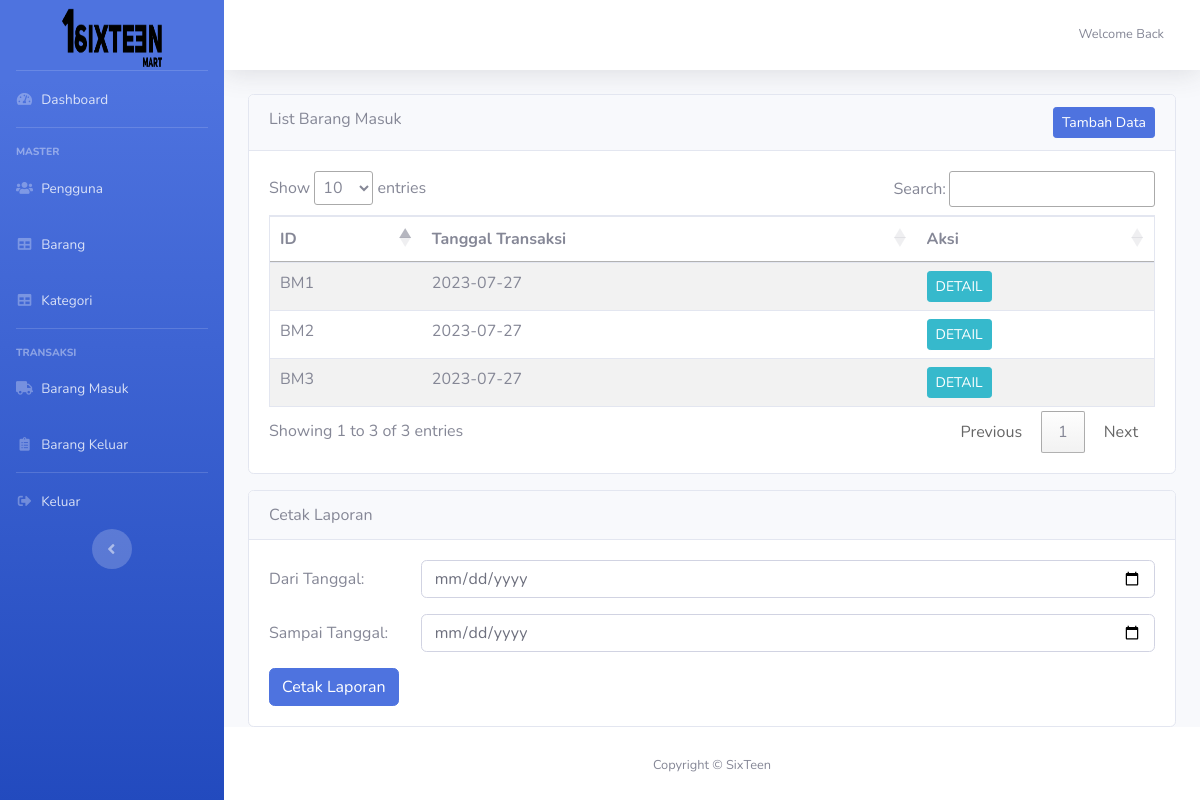
Page /dashboard/masuk/index.php (signed in) on the committed database.
### tables this page shows
CREATE TABLE `transaksi` (
  `id` int(11) NOT NULL,
  `tanggal` date NOT NULL,
  `status` int(11) NOT NULL
);

### config/conn.php (called while the page is built, shortened)
<?php
$base_url = "http://localhost/nann/";

### dashboard/masuk/index.php (the view, shortened to what this page needs)
<?php
require_once '../../config/conn.php';
?>
<!DOCTYPE html>
<html lang="en">
<head>
    <?php require_once '../layout/head.php' ?>
</head>
<body id="page-top">
    <div id="wrapper">
        <?php require_once '../layout/sidebar.php' ?>
        <div id="content-wrapper" class="d-flex flex-column">
            <div id="content">
                <nav class="navbar navbar-expand navbar-light bg-white topbar mb-4 static-top shadow">
                    <ul class="navbar-nav ml-auto">
                        <li class="nav-item dropdown no-arrow">
                            <a class="nav-link dropdown-toggle" href="#" id="userDropdown" role="button" data-toggle="dropdown" aria-haspopup="true" aria-expanded="false">
                                <span class="mr-2 d-none d-lg-inline text-gray-600 small">Welcome Back</span>
                            </a>
                        </li>
                    </ul>
                </nav>
                <div class="container-fluid">
                    <div class="card">
                        <div class="card-header d-flex justify-content-between">
                            List Barang Masuk
                            <a href="<?= $base_url ?>dashboard/masuk/tambah.php" class="btn btn-primary btn-sm">Tambah Data</a>
                        </div>
                        <div class="card-body">
                            <table class="table table-striped border" id="myTable">
                                <thead>
                                    <tr>
                                        <th>ID</th>
                                        <th>Tanggal Transaksi</th>
                                        <th>Aksi</th>
                                    </tr>
                                </thead>
                                <tbody>
                                    <?php
                                    $sql_kategori = "SELECT * FROM transaksi WHERE status='1'";
                                    $result = mysqli_query($conn, $sql_kategori);
                                    while ($row = mysqli_fetch_array($result)) :
                                    ?>
                                        <tr>
                                            <td>BM<?= $row['id'] ?></td>
                                            <td><?= $row['tanggal']; ?></td>
                                            <td>
                                                <a href="<?= $base_url ?>dashboard/masuk/detail_masuk.php?id=<?= $row['id']; ?>" class="btn btn-info btn-sm">DETAIL</a>
                                            </td>
                                        </tr>
                                    <?php endwhile; ?>
                                </tbody>
                            </table>
                        </div>
                    </div>
                    <div class="card mt-3">
                        <div class="card-header">
                            Cetak Laporan
                        </div>
                        <div class="card-body">
                            <form method="post" autocomplete="off">
                                <div class="form-group row">
                                    <label for="nama" class="col-sm-2 col-form-label">Dari Tanggal:</label>
                                    <div class="col-sm-10">
                                        <input type="date" class="form-control" id="reportStart" name="reportStart" required>
                                    </div>
                                </div>
                                <div class="form-group row">
                                    <label for="nama" class="col-sm-2 col-form-label">Sampai Tanggal:</label>
                                    <div class="col-sm-10">
                                        <input type="date" class="form-control" id="reportStart" name="reportEnd" required></label>
                                    </div>
                                </div>
                                <button type="submit" class="btn btn-primary" name="cetak">Cetak Laporan</button>
                            </form>
                        </div>
                    </div>
                </div>
            </div>
            <?php require_once '../layout/footer.php' ?>
        </div>
    </div>
</body>
</html>

### rows in the picture
transaksi: id "1", tanggal "2023-07-27"
transaksi: id "2", tanggal "2023-07-27"
transaksi: id "3", tanggal "2023-07-27"
